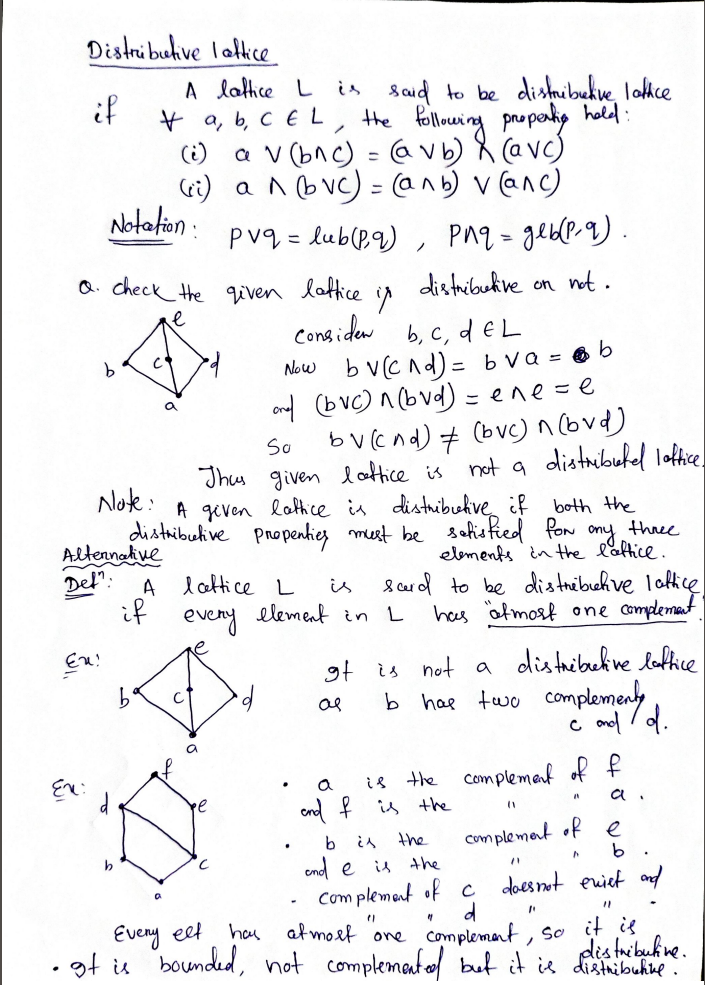
#> input picture Testing/Screenshot 2026-03-03 204129.png, 705 x 985 px
$ python bbox_testing.py
#> lines starting #> are read from the running program, lines starting #| are printed output that depends on the picture
from PIL import Image, ImageDraw, ImageFont


def debug_bbox(image_path, bbox_list, label="Figure"):
#> called with image_path = 'Screenshot 2026-03-03 204129.png', label = 'Distributive Example'
    img = Image.open(image_path).convert("RGB")
    orig_w, orig_h = img.size
#> orig_w = 705; orig_h = 985
    draw = ImageDraw.Draw(img)

    print(f"Original image size: {orig_w} × {orig_h}")
#| Original image size: 705 × 985
    print(f"Model bbox (0–1000 normalized): {bbox_list}")

    # Assume model uses 0–1000 scale for both axes
    # → convert to fractions (0.0–1.0), then scale to real pixels
    x1 = int(bbox_list[0] / 1000.0 * orig_w)
#> x1 = 114
    y1 = int(bbox_list[1] / 1000.0 * orig_h)
#> y1 = 150
    x2 = int(bbox_list[2] / 1000.0 * orig_w)
#> x2 = 399
    y2 = int(bbox_list[3] / 1000.0 * orig_h)
#> y2 = 617

    print(f"Scaled to your image pixels: [{x1}, {y1}, {x2}, {y2}]")
#| Scaled to your image pixels: [114, 150, 399, 617]

    if x1 >= x2 or y1 >= y2:
        print(
            "⚠️ Warning: invalid bbox (x1 >= x2 or y1 >= y2) — model might have swapped coords"
        )

    # Draw very thick, visible box
    draw.rectangle([x1, y1, x2, y2], outline="red", width=12)
    draw.rectangle([x1, y1, x2, y2], outline="lime", width=5)  # extra contrast border

    # Add label with background for readability
    try:
        font = ImageFont.truetype("arial.ttf", 48)
    except:
        font = ImageFont.load_default()

    text_x, text_y = x1 + 10, y1 + 10
#> text_x = 124; text_y = 160
    # Optional: semi-transparent bg behind text
    bbox_text = draw.textbbox((text_x, text_y), label, font=font)
#> bbox_text = (124, 169, 626, 215)
    draw.rectangle(bbox_text, fill=(255, 255, 255, 180))  # white semi-transparent
    draw.text(
        (text_x, text_y),
        label,
        fill="red",
        font=font,
        stroke_width=2,
        stroke_fill="black",
    )

    img.show()  # opens in viewer
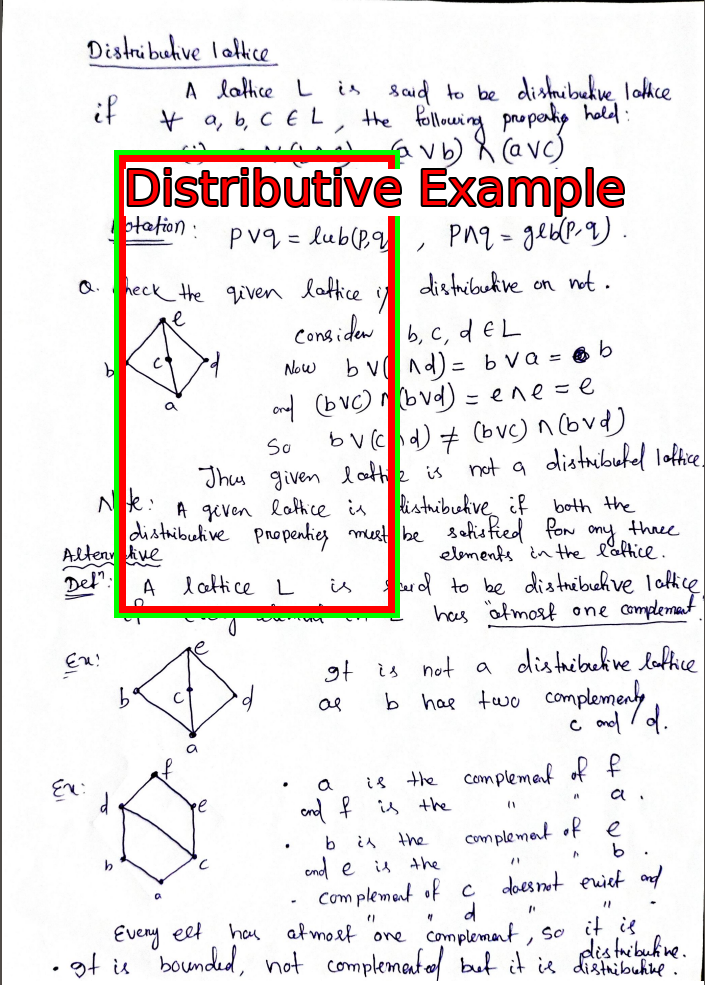
#> shown: PIL image 705x985 RGB; mean R, G, B 236.9, 233.8, 232.7
    img.save("DEBUG_bbox_scaled_0-1000.png")
    print("✅ Saved annotated image: DEBUG_bbox_scaled_0-1000.png")
    print(
        "   Open it and check if the red/lime box covers the intended region (e.g. a diagram)."
    )


# ================== USAGE ==================
image_path = "Screenshot 2026-03-03 204129.png"  # your file name

# Paste ONE bbox from your model's latest output here, e.g.:
# bbox = [10, 986, 980, 995]  # example — replace with real one
bbox = [162, 153, 567, 627]
# or try another: [10, 754, 980, 863]

debug_bbox(image_path, bbox, label="Distributive Example")

$ run again, with Testing/Screenshot 2026-03-03 203928.png copied over Testing/Screenshot 2026-03-03 204129.png
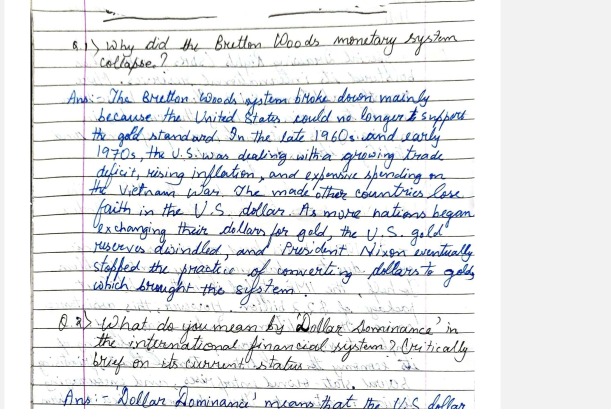
#> input picture Testing/Screenshot 2026-03-03 203928.png, 1222 x 818 px (shown at 1/2 size)
#| Original image size: 1222 × 818
#| Scaled to your image pixels: [197, 125, 692, 512]
#> bbox_text = (207, 144, 709, 190)
#> in debug_bbox, `img.show()`:
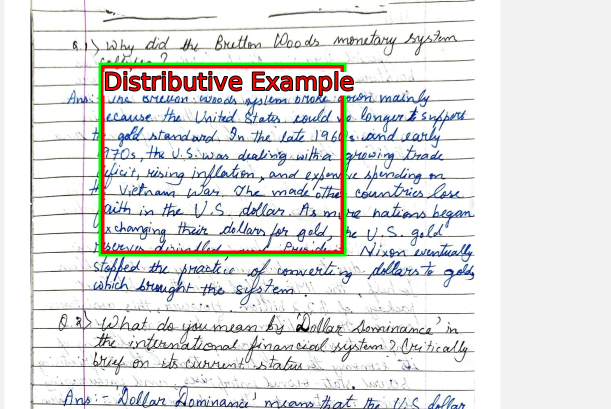
#> shown: PIL image 1222x818 RGB (shown at 1/2 size); mean R, G, B 228.4, 227.8, 227.6

$ run again, with Testing/Screenshot 2026-03-03 204419.png copied over Testing/Screenshot 2026-03-03 204129.png
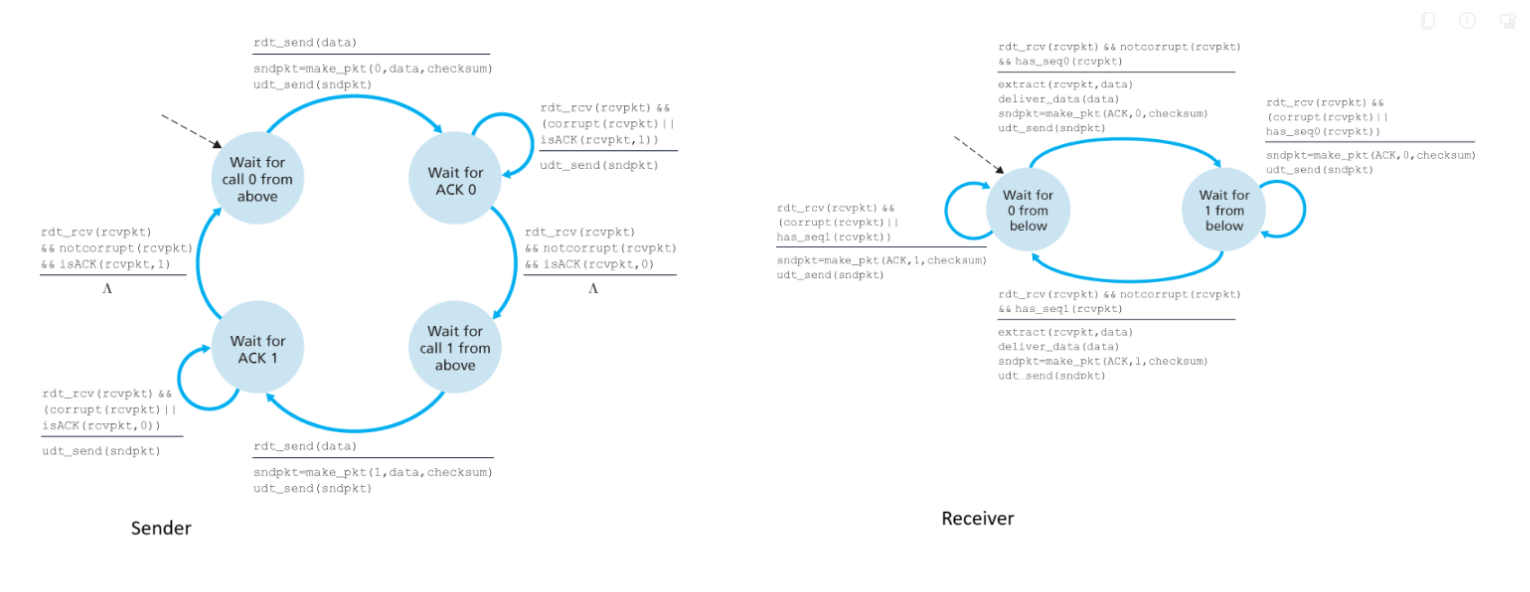
#> input picture Testing/Screenshot 2026-03-03 204419.png, 1530 x 592 px
#| Original image size: 1530 × 592
#| Scaled to your image pixels: [247, 90, 867, 371]
#> bbox_text = (257, 109, 759, 155)
#> in debug_bbox, `img.show()`:
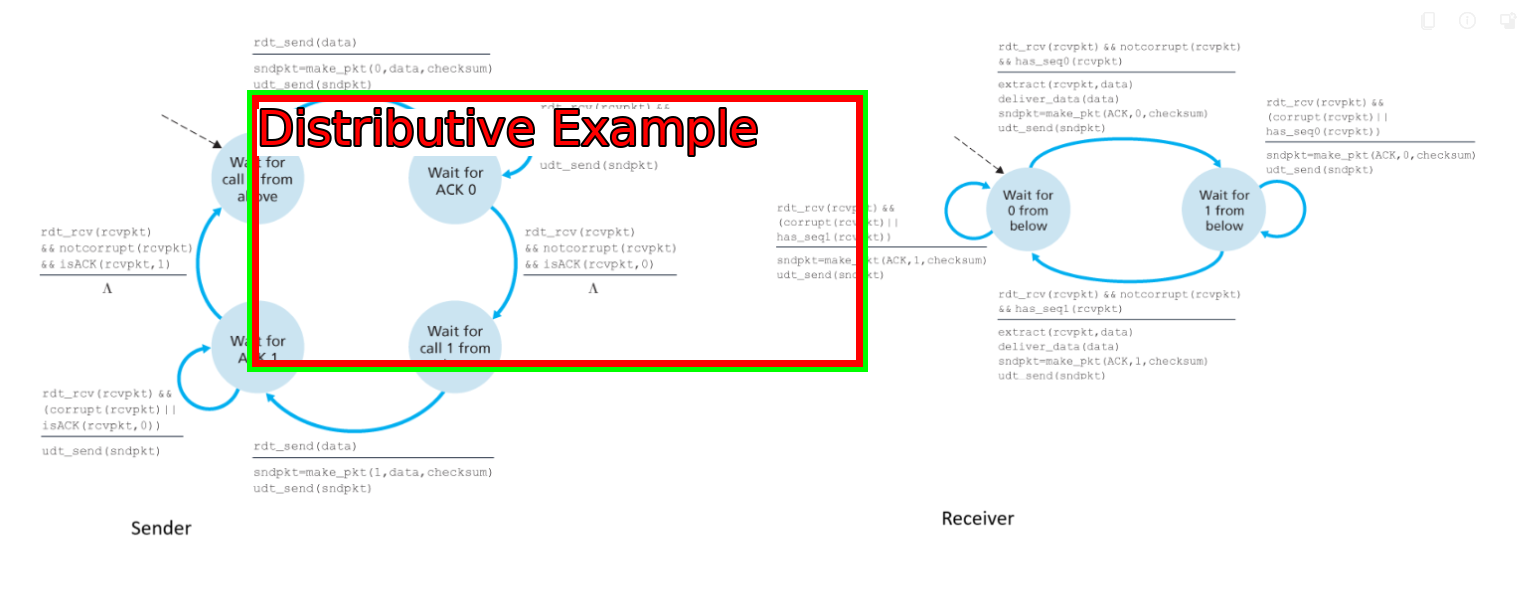
#> shown: PIL image 1530x592 RGB; mean R, G, B 245.5, 244.9, 243.2
